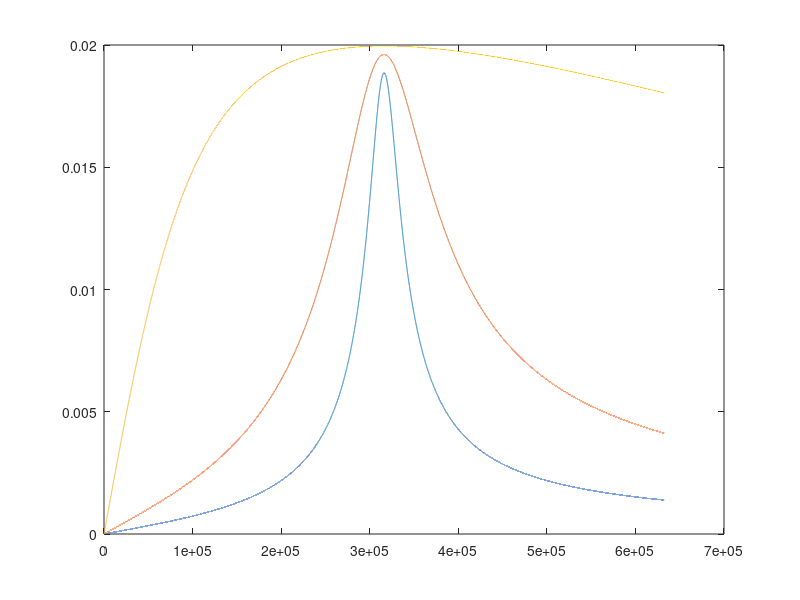

MATLAB code for this plot:
Vi=20e-3;%Volts
L=1e-3;%Henry
C=.01e-6;%Farads
R=33;%Ohms
Rl=2;%Ohms

ws=1/(sqrt(L*C));
w=[0:10:2*ws]; % frequency (Rad/s)
ZC=1./(1i.*w.*C);
ZL=1i.*w.*L;

ZR=R+Rl;
ZT=ZR+ZL+ZC;
I=Vi./ZT;
Vo=I*R;
plot(w, abs(Vo));
hold on

R=100;%Ohms
ZR=R+Rl;
ZT=ZR+ZL+ZC;
I=Vi./ZT;
Vo=I*R;
plot(w, abs(Vo));
hold on

R=1000;%Ohms
ZR=R+Rl;
ZT=ZR+ZL+ZC;
I=Vi./ZT;
Vo=I*R;
plot(w, abs(Vo));
hold on


